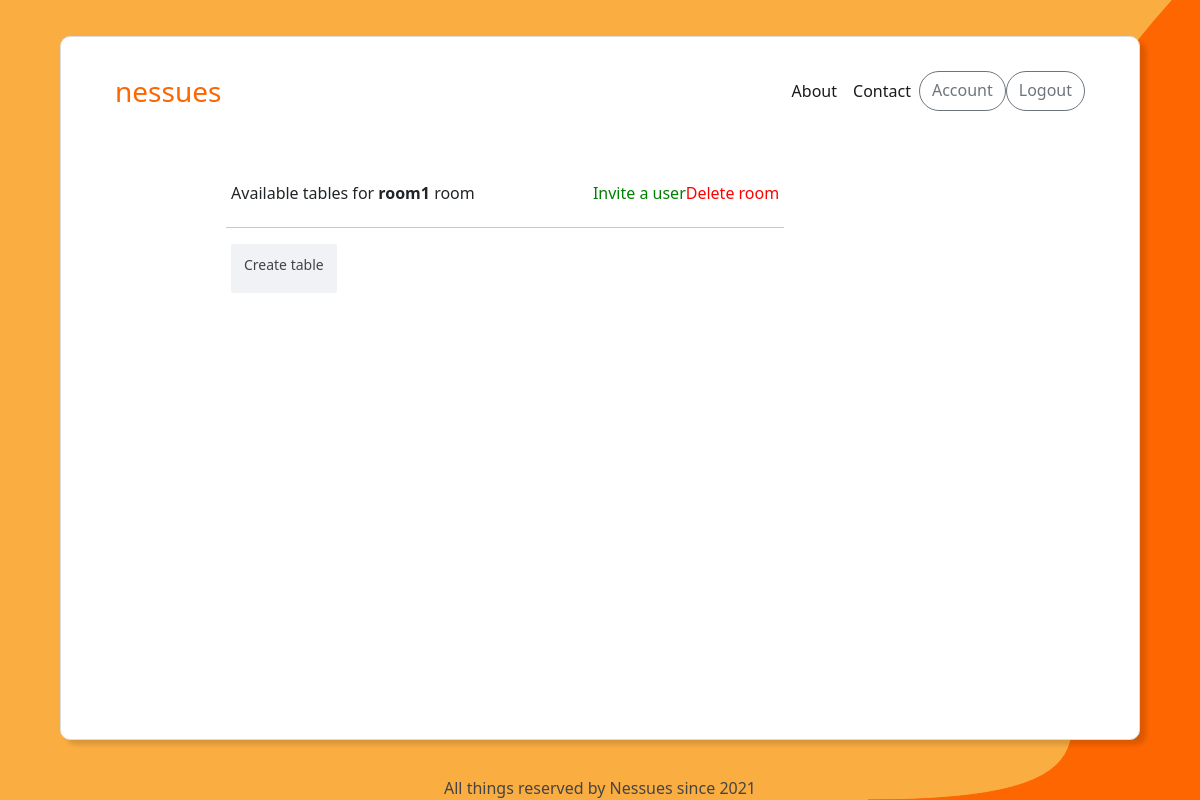
The page /tables/room/4/ (signed in) on the database as committed earlier.
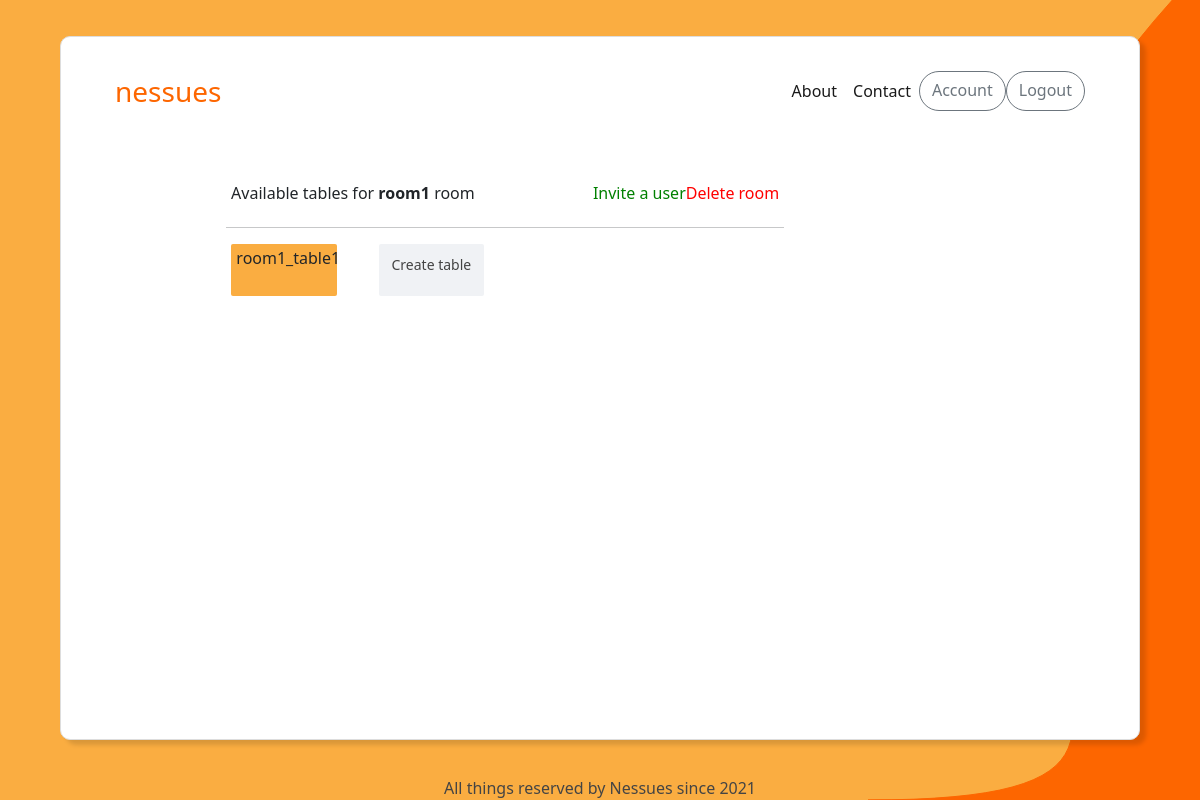
The same page on the database as committed later.
### nessues_app/models.py (models this page shows, shortened)
class Table(models.Model):
    id = models.AutoField(primary_key=True)
    room = models.ForeignKey(
        Room,
        blank=True,
        null=True,
        default=None,
        on_delete=models.CASCADE
    )
    group = models.ForeignKey(
        Nessues_Group,
        blank=True,
        null=True,
        default=None,
        on_delete=models.CASCADE
    )
    date_created = models.DateField(default=now)
    name = models.CharField(max_length=21)
    description = models.CharField(max_length=60, blank=True, null=True)

### nessues_app/views.py (the view, shortened to what this page needs)
# urls.py: path('tables/<str:redirected_from>/<int:key_id>/', login_required(views.TablesView.as_view()), name='tables'),
class TablesView(TemplateView):
    template_name = 'nessues_app/tables.html'
    title = 'tables'
    create_table_class = CreateTableForm
    delete_room_class = DeleteRoomForm
    close_group_class = CloseGroupForm
    invite_user_class = SendInvitationForm
    def get(self, request, *args, **kwargs):
        if self.kwargs['redirected_from'] == 'room':
            try:
                current = Room.objects.get(id=self.kwargs['key_id'])
                try:
                    available_tables = Table.objects.filter(room=current.id)
                except:
                    available_tables = None
                create = self.create_table_class(initial={'room': self.kwargs['key_id']})
                delete = self.delete_room_class(initial={'room': self.kwargs['key_id']})
            except:
                pass
        try:
            return render(request, self.template_name, {'title': self.title, 'current_type': self.kwargs['redirected_from'], 'current': current.id, 'current_name': current.name, 'available_tables': available_tables, 'create': create, 'delete': delete, 'invite': invite})
        except:
            return render(request, self.template_name, {'title': self.title, 'current_type': self.kwargs['redirected_from'], 'current': current.id, 'current_name': current.name, 'available_tables': available_tables, 'create': create, 'delete': delete})

### templates/nessues_app/tables.html (shortened to what this page needs)
{% extends "base.html" %}
{% load widget_tweaks %}
{% block content %}
    <div class="workspace-nav">
        <p class="availability">Available tables for <b>{{ current_name }}</b> {% if current_type == "group"  %} group {% else %} room {% endif %}</p>
        <a data-id="{{ current }}" data-toggle="modal" data-target="#inviteUserModal" class="inviteUser" style="color: green;">Invite a user</a>
        <a data-id="{{ current }}" data-toggle="modal" data-target="#deleteRoomModal" class="deleteRoom" style="color: red;">Delete room</a>
    </div>
    <hr style="width: 53%; margin-left: 14.5%;">
    <div class="container-tables-data">
        {% for data in available_tables %}
                <a href="{% url 'tasks' data.id %}">
                    <div class="data_cubes">
                        <p>{{ data.name }}</p>
                    </div>
                </a>
        {% endfor %}
        <a data-toggle="modal" data-target="#createTableModal" class="createTable">
            <div class="data_cubes new_table">
                <p class="create_new_table-text">Create table</p>
            </div>
        </a>
    </div>
{% endblock content %}

Rows that differ between the two databases and show on the page:
added Table: name "room1_table1"
